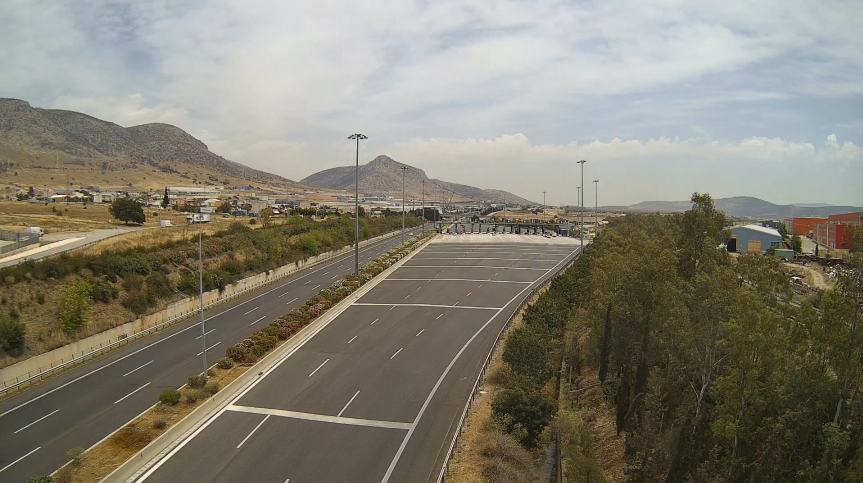
#> input picture samples/highway_back.png, 1725 x 966 px, found by its file name (shown at 1/2 size)
$ jupyter execute --allow-errors background.ipynb   (text cells are left out)
#> lines starting #> are read from the running program, lines starting #| are printed output that depends on the picture; after the words box and inside, x2 and y2 are one past the last pixel; in counts of white or black regions, pixels touching at a corner belong together; pictures that were not available may be replaced by others from this repository, and a replacement may not be noted
[cell 1]
import numpy as np
import cv2

image_path = "highway_back.png"
image = cv2.imread(image_path)
#> image is the input picture: shape (966, 1725, 3); mean B, G, R 113.6, 127.2, 130.9

[cell 2]
# [8 lines of commented-out code are left out]

[cell 3]
bg_subtractor = cv2.createBackgroundSubtractorMOG2(history=500, varThreshold=16, detectShadows=True)
for _ in range (10):
    bg_subtractor.apply(image)

[cell 4]
# test_image_path = "test_back.png"
# test_image = cv2.imread(test_image_path)
# fg_mask = bg_subtractor.apply(test_image)

[cell 5]
# cv2.imshow("frame", fg_mask)

[cell 6]
# stream_url = "https://s24.ipcamlive.com/streams/18gx7p3otabpjzrye/stream.m3u8"
stream_video = "highway_attika.mp4"

[cell 7]
cap = cv2.VideoCapture(stream_video)

if not cap.isOpened():
    print("Failed to open stream.")
    exit(0)

[cell 8]
# Get frame width and height
frame_width = int(cap.get(cv2.CAP_PROP_FRAME_WIDTH))
frame_height = int(cap.get(cv2.CAP_PROP_FRAME_HEIGHT))
fourcc = cv2.VideoWriter_fourcc(*'mp4v')
out = cv2.VideoWriter('mask_background.mp4', fourcc, 20.0, (frame_width, frame_height))

while True:
    ret, frame = cap.read()
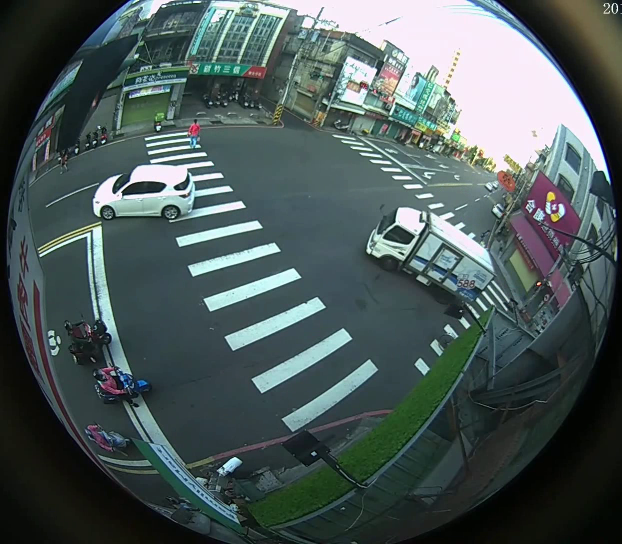
#> input picture frame 4 of samples/fisheye8k_small.mp4, 1244 x 1088 px, given in place of highway_attika.mp4, which was not available (shown at 1/2 size)
#> frame is the input picture: shape (1088, 1244, 3); mean B, G, R 89.4, 89.9, 76.1
    if not ret:
        break

    mask = bg_subtractor.apply(frame)
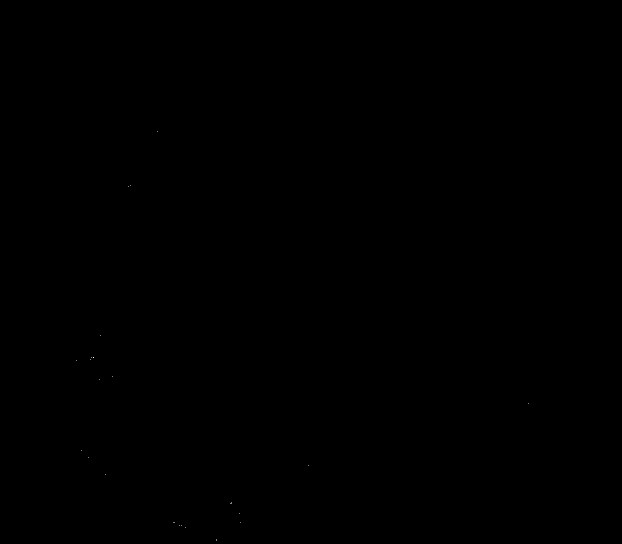
#> mask: shape (1088, 1244) (shown at 1/2 size); values 127 (black) and 255 (white), 0% white in thin lines or dots, all inside (x1, y1, x2, y2) = (153, 262, 1057, 1081)
    mask = cv2.morphologyEx(mask, cv2.MORPH_OPEN, np.ones((3,3), np.uint8))
#> mask: shape (1088, 1244); every value is 127
    contours, hierarchy = cv2.findContours(mask,cv2.RETR_EXTERNAL, cv2.CHAIN_APPROX_NONE)
#> contours = 1 contour; box (x1, y1, x2, y2) and area: (0, 0, 1244, 1088) 1351141

    cv2.drawContours(mask, contours, -1, (0, 255, 0), 3)
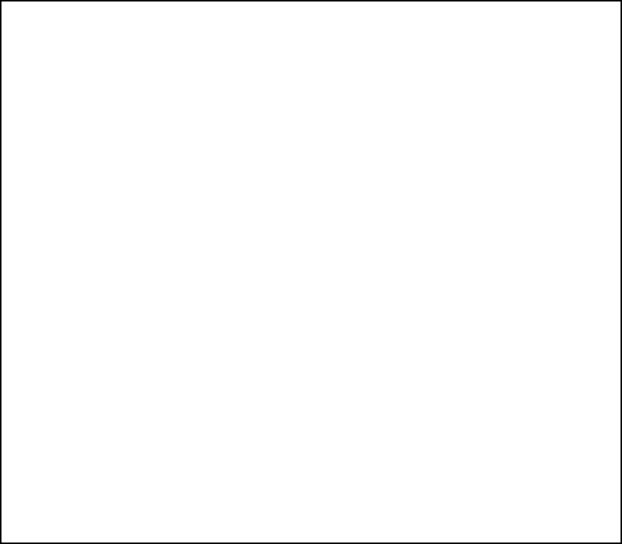
#> mask: shape (1088, 1244) (shown at 1/2 size); values 0 (black) and 127 (white), 99% white; 1 black region, box (x1, y1, x2, y2) and area: (0, 0, 1244, 1088) 13956
    colored_mask = cv2.cvtColor(mask, cv2.COLOR_GRAY2BGR)
    out.write(colored_mask)  # Save frame
    cv2.imshow("Stream", colored_mask)

    # [5 lines of commented-out code are left out]
    if cv2.waitKey(1) == ord('q'):
#> (key q is pressed here)
        break

cap.release()
out.release()
cv2.destroyAllWindows()

[cell 9]
def getLineCordinates(frame, parameters):
        slope, intercept = parameters
        # Sets initial y-coordinate as height from top down (bottom of the frame)
        y1 = frame.shape[0]
        # Sets final y-coordinate as 150 above the bottom of the frame
        y2 = int(y1 - 150)
        # Sets initial x-coordinate as (y1 - b) / m since y1 = mx1 + b
        x1 = int((y1 - intercept) / slope)
        # Sets final x-coordinate as (y2 - b) / m since y2 = mx2 + b
        x2 = int((y2 - intercept) / slope)
        return np.array([x1, y1, x2, y2])

[cell 10]
def findTracks(frame, lines):
    # Empty arrays to store the coordinates of the left and right lines
    left = []
    right = []
    # Loops through every detected line
    for line in lines:
        # Reshapes line from 2D array to 1D array
        x1, y1, x2, y2 = line.reshape(4)
        # Fits a linear polynomial to the x and y coordinates and returns a vector of coefficients which describe the slope and y-intercept
        parameters = np.polyfit((x1, x2), (y1, y2), 1)
        slope = parameters[0]
        y_intercept = parameters[1]
        # If slope is negative, the line is to the left of the lane, and otherwise, the line is to the right of the lane
        if slope < 0:
            left.append((slope, y_intercept))
        else:
            right.append((slope, y_intercept))
    # Averages out all the values for left and right into a single slope and y-intercept value for each line
    left_avg = np.average(left, axis=0)
    right_avg = np.average(right, axis=0)
    # Calculates the x1, y1, x2, y2 coordinates for the left and right lines
    left_line = getLineCordinates(frame, left_avg)
    right_line = getLineCordinates(frame, right_avg)
    return np.array([left_line, right_line])

def displayTrackLines(frame, lines):
        # Creates an image filled with zero intensities with the same dimensions as the frame
        lines_visualize = np.zeros_like(frame)
        # Checks if any lines are detected
        if lines is not None:
            for x1, y1, x2, y2 in lines:
                # Draws lines between two coordinates with green color and 5 thickness
                cv2.line(lines_visualize, (x1, y1), (x2, y2), (0, 255, 0), 5)
        return lines_visualize

[cell 11]
import numpy as np
import cv2

image_path = "highway_back.png"
image = cv2.imread(image_path)
image = cv2.resize(image, (640, 640))
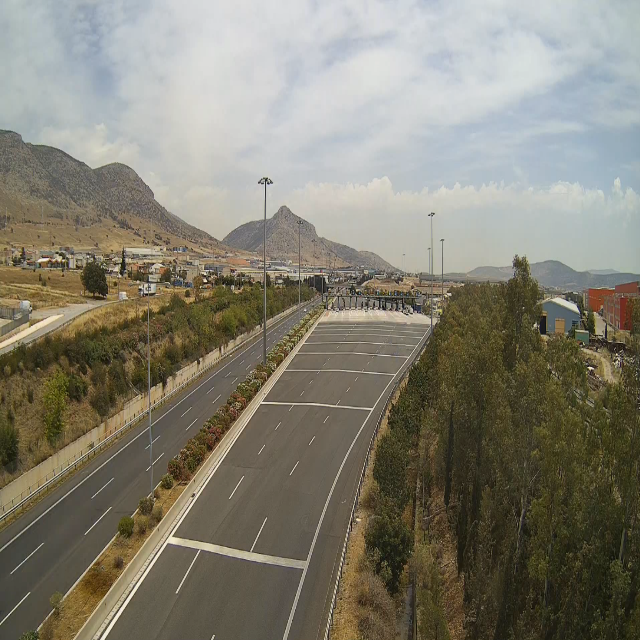
#> image: shape (640, 640, 3); mean B, G, R 113.5, 127.1, 130.8
road_region = image[320:, :]
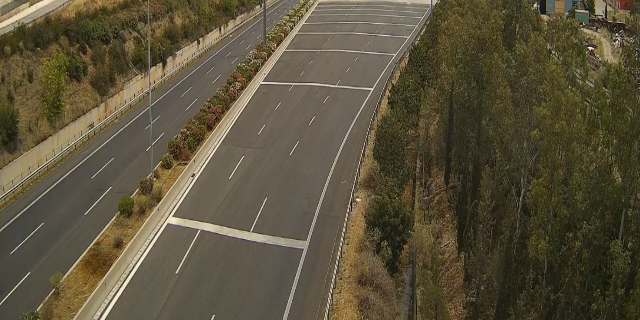
#> road_region: shape (320, 640, 3); mean B, G, R 59.5, 81.7, 90.2
hsv = cv2.cvtColor(road_region, cv2.COLOR_BGR2HSV)
#> hsv: shape (320, 640, 3); mean H, S, V 22.3, 95, 90.3

lower_gray = np.array([0, 0, 40])
upper_gray = np.array([180, 40, 200])
road_mask = cv2.inRange(hsv, lower_gray, upper_gray)
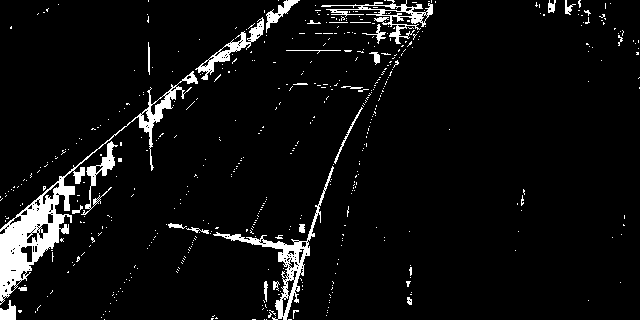
#> road_mask: shape (320, 640); 5.8% white; 514 white regions (487 under 20 px), largest, box (x1, y1, x2, y2) and area: (0, 71, 198, 305) 4805, (213, 166, 334, 320) 1721, (321, 0, 433, 44) 1033

kernel = np.ones((5,5), np.uint8)
road_mask = cv2.morphologyEx(road_mask, cv2.MORPH_OPEN, kernel)
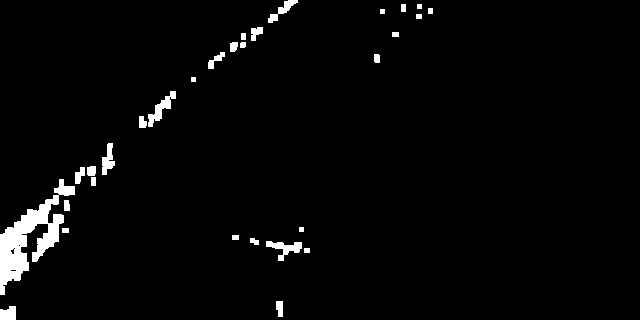
#> road_mask: shape (320, 640); 2.7% white; 30 white regions, largest, box (x1, y1, x2, y2) and area: (0, 179, 75, 295) 2852, (148, 91, 176, 127) 338, (266, 241, 302, 261) 311

edges = cv2.Canny(road_region, 50, 150)
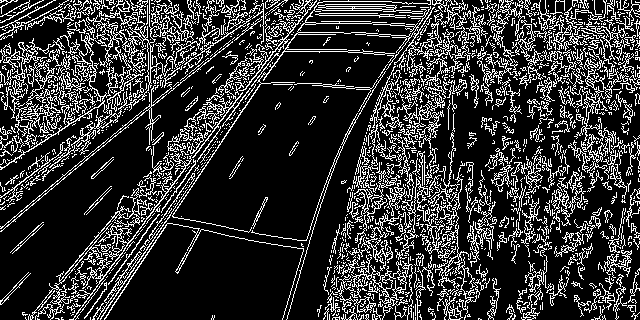
#> edges: shape (320, 640); 20.6% white in thin lines or dots

road_edges = cv2.bitwise_and(edges, road_mask)
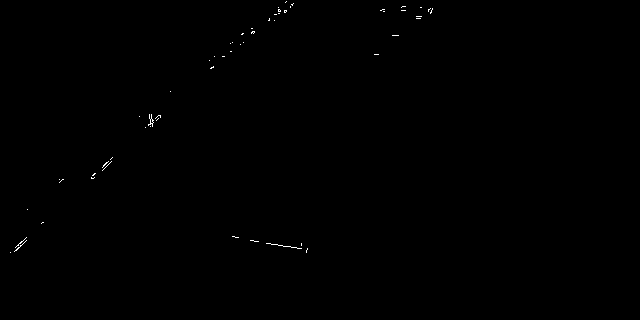
#> road_edges: shape (320, 640); 0.15% white in thin lines or dots, all inside (x1, y1, x2, y2) = (10, 1, 433, 253)

masked_image = cv2.bitwise_and(road_region, road_region, mask=road_edges)
lines = cv2.HoughLinesP(edges, 1, np.pi / 180, threshold=80, minLineLength=50, maxLineGap=10)
#> lines = 496 rows, first 6: [58, 6, 415, 6], [417, 23, 639, 23], [121, 19, 210, 17], [71, 319, 312, 0], [230, 13, 292, 14], [339, 22, 437, 27]
lines_visualize = findTracks(frame, lines)
#> the loop in findTracks, `for line in lines:` made 496 passes
#> (x1, y1, x2, y2, slope, y_intercept) on passes 1 to 3: (58, 6, 415, 6, -2.21e-18, 6), (417, 23, 639, 23, -1.1e-17, 23), (121, 19, 210, 17, -0.0225, 21.72)
#> after the loop in findTracks, `for line in lines:`: left = 160 pairs, first value -3.29 to -1.05e-19, second value 1 to 1253.6; right = 336 pairs, first value 0 to 1, second value -336 to 318
#> in findTracks, `left_avg = np.average(left, axis=0)`: left_avg = [-0.551, 275.1]
#> in findTracks, `right_avg = np.average(right, axis=0)`: right_avg = [0.195, 58.52]
#> in getLineCordinates, `slope, intercept = parameters`: slope = -0.551; intercept = 275.1
#> in getLineCordinates, `x1 = int((y1 - intercept) / slope)`: x1 = -1474
#> in getLineCordinates, `x2 = int((y2 - intercept) / slope)`: x2 = -1202
#> in findTracks, `left_line = getLineCordinates(frame, left_avg)`: left_line = [-1474, 1088, -1202, 938]
#> in findTracks, `right_line = getLineCordinates(frame, right_avg)`: right_line = [5287, 1088, 4517, 938]
#> lines_visualize = [[-1474, 1088, -1202, 938], [5287, 1088, 4517, 938]]
#> after the loop in displayTrackLines, `for x1, y1, x2, y2 in lines:`: lines_visualize: shape (1088, 1244, 3); every value is 0
#> (the rest of this cell did not finish here and is left out)

[cell 12]
# create Regions :
from shapely.geometry import Polygon
from shapely.geometry.point import Point
import numpy as np
import cv2

image_path = "highway_back.png"
image = cv2.imread(image_path)

# Resize the image while preserving aspect ratio
original_height, original_width = image.shape[:2]
#> original_height = 966; original_width = 1725

new_width = 640
new_height = 640

image = cv2.resize(image, (new_width, new_height))

region = {
    "name": "Road Polygon Region",
    "polygon": Polygon([(104, 639), (330, 639), (330, 3), (104, 332)]),  # Polygon points
    "counts": 0,
    "dragging": False,
    "region_color": (255, 42, 4),  # BGR Value
    "text_color": (255, 255, 255),  # Region Text Color
}


region_label = str(region["counts"])
region_color = region["region_color"]
region_text_color = region["text_color"]
polygon_coords = np.array(region["polygon"].exterior.coords, dtype=np.int32)
polygon_coords = polygon_coords.reshape((-1, 1, 2))
centroid_x, centroid_y = int(region["polygon"].centroid.x), int(region["polygon"].centroid.y)
text_size, _ = cv2.getTextSize(
    region_label, cv2.FONT_HERSHEY_SIMPLEX, fontScale=0.7, thickness=2
)
#> text_size = (16, 16)
text_x = centroid_x - text_size[0] // 2
#> text_x = 222
text_y = centroid_y + text_size[1] // 2
#> text_y = 401

cv2.rectangle(image,(text_x - 5, text_y - text_size[1] - 5),(text_x + text_size[0] + 5, text_y + 5),region_color,-1,)
cv2.putText(image, region_label, (text_x, text_y), cv2.FONT_HERSHEY_SIMPLEX, 0.7, region_text_color, 2)
#> image: shape (640, 640, 3); mean B, G, R 113.8, 127.1, 130.7
cv2.polylines(image, [polygon_coords], isClosed=True, color=region_color, thickness=2)
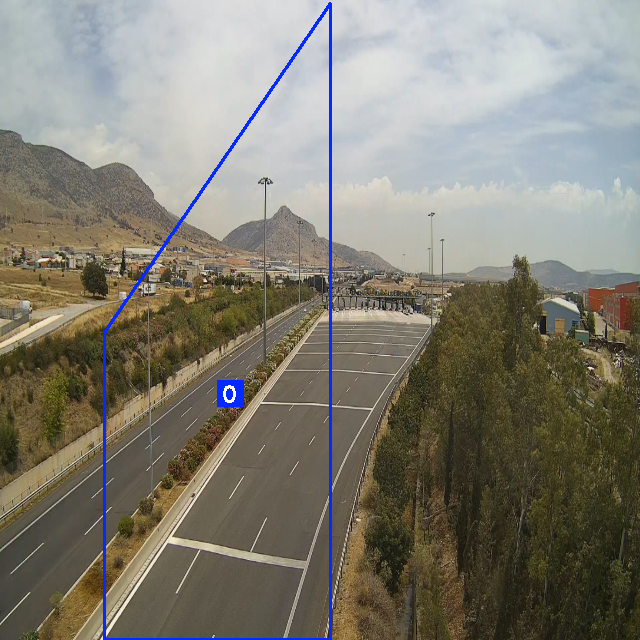
#> image: shape (640, 640, 3); mean B, G, R 115.3, 126, 129.1

print("Image shape:", image.shape)
#| Image shape: (640, 640, 3)
print("Polygon coords:", polygon_coords)

cv2.imshow("Road Region", image)
cv2.waitKey(0)
cv2.destroyAllWindows()
